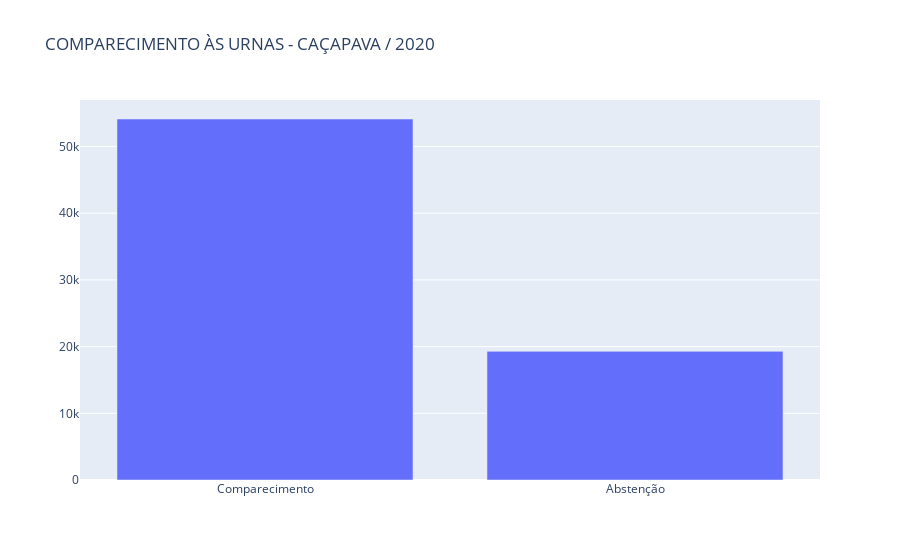

The notebook cell this image was saved under:
### Markdown cell above
<a name="result4"></a>
## 5.4 Comparecimento às urnas
[Índice](#index)<br>
[Link para o código desta análise](#dev4)

### Code cell
if comparecimento_segundo_turno == 0:
    # Avisando que só teve o primeiro turno
    print(f'Houve apenas o primeiro turno, com um total de {total_eleitores_primeiro_turno} eleitores aptos a votar.')

    # Gerando gráfico caso tenha tido apenas o primeiro turno
    labels=['Comparecimento', 'Abstenção']
    fig = go.Figure([go.Bar(
        x=labels, 
        y=[comparecimento_primeiro_turno, abstencao_primeiro_turno], 
        hovertext=[f'{comparecimento_primeiro_turno_pct*100:.1f}%', f'{abstencao_primeiro_turno_pct*100:.1f}%'])])
    fig.update_layout(title="COMPARECIMENTO ÀS URNAS - " + municipio1.upper() + " / " + str(eleicao_ano))
    fig.show()

elif comparecimento_segundo_turno > 0:
    # Avisando total de eleitores aptos a votar em cada turno
    print(f'Eleitores aptos a votar no primeiro turno: {total_eleitores_primeiro_turno}')
    print(f'Eleitores aptos a votar no segundo turno: {total_eleitores_segundo_turno}')

    # Gerando o gráfico caso tenha tido segundo turno
    labels=['Comparecimento', 'Abstenção']
    fig = go.Figure(data=[
        go.Bar(
            name='Primeiro Turno', 
            x=labels, 
            y=[comparecimento_primeiro_turno, abstencao_primeiro_turno], 
            hovertext=[f'{comparecimento_primeiro_turno_pct*100:.1f}%', f'{abstencao_primeiro_turno_pct*100:.1f}%']),
        go.Bar(
            name='Segundo Turno', 
            x=labels, 
            y=[comparecimento_segundo_turno, abstencao_segundo_turno], 
            hovertext=[f'{comparecimento_segundo_turno_pct*100:.1f}%', f'{abstencao_segundo_turno_pct*100:.1f}%'])
    ])
    fig.update_layout(title="COMPARECIMENTO ÀS URNAS - " + municipio1.upper() + " / " + str(eleicao_ano),
        barmode='group')
    fig.show()

### Figure 1 — Plotly figure (JSON) as saved in the notebook; plotly's stock layout.template omitted (floating-point values rounded to 4 significant figures)
{"data": [{"hovertext": ["73.7%", "26.3%"], "type": "bar", "x": ["Comparecimento", "Abstenção"], "y": [54129, 19287]}], "layout": {"title": {"text": "COMPARECIMENTO ÀS URNAS - CAÇAPAVA / 2020"}}}
